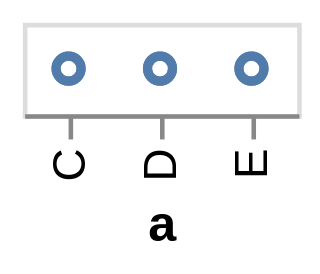

The notebook cell this image was saved under:
### Code cell
alt.Chart(data).mark_point().encode(
    x='a',
)

### Figure 1 — Vega-Lite specification as saved in the notebook (floating-point values rounded to 4 significant figures)
{"config": {"view": {"continuousWidth": 300, "continuousHeight": 300}}, "data": {"name": "data-9b610f80003d046838adda5e50d859e9"}, "mark": {"type": "point"}, "encoding": {"x": {"field": "a", "type": "nominal"}}, "$schema": "https://vega.github.io/schema/vega-lite/v6.1.0.json", "datasets": {"data-9b610f80003d046838adda5e50d859e9": [{"a": "C", "b": 2}, {"a": "C", "b": 7}, {"a": "C", "b": 4}, {"a": "D", "b": 1}, {"a": "D", "b": 2}, {"a": "D", "b": 6}, {"a": "E", "b": 8}, {"a": "E", "b": 4}, {"a": "E", "b": 7}]}}
